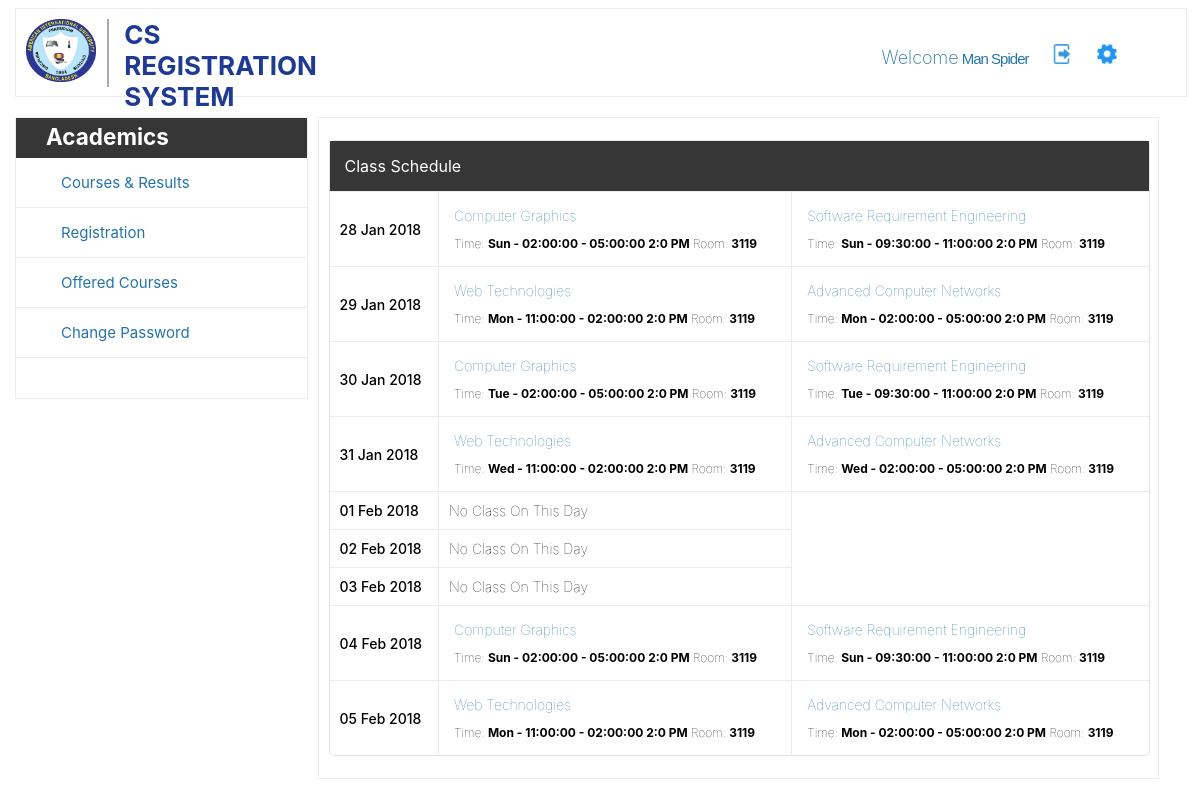
The page /app/controllers/student.php (signed in) on the database its author committed.
### tables this page shows
CREATE TABLE `courses_schedules` (
  `id` int(11) NOT NULL,
  `day_one` varchar(20) NOT NULL,
  `day_one_schedule` varchar(20) NOT NULL,
  `day_two` varchar(20) NOT NULL,
  `day_two_schedule` varchar(20) NOT NULL,
  `course_id` varchar(20) NOT NULL,
  `section` varchar(2) NOT NULL
);

CREATE TABLE `courses` (
  `id` int(11) NOT NULL,
  `course_id` varchar(10) NOT NULL,
  `title` varchar(100) NOT NULL,
  `prerequisite` varchar(50) DEFAULT 'NIL',
  `credit` varchar(5) NOT NULL
);

### app/controllers/student.php (called while the page is built, shortened)
<?php session_start();
require '../../data/student_data_access.php';
$start   = new DateTime();
$end     = new DateTime();
$start   = $start->modify( '0 days' );
$end     = $end->modify( '+8 days' );
$interval = new DateInterval('P1D');
$daterange = new DatePeriod($start, $interval ,$end);
$data = getClassRoutine($_SESSION['organizational_id']);
require '../views/student.view.php';

### data/data_access.php (called while the page is built, shortened)
<?php
$host="127.0.0.1";
$user="root";
$pass="";
$dbname="webtech_project";
$port=3306;
function executeSql($sql)
{
    global $host, $user, $pass, $dbname, $port;
    $conn = mysqli_connect($host, $user, $pass, $dbname, $port);
    $result = mysqli_query($conn, $sql);
    return $result;
}

### data/student_data_access.php (called while the page is built, shortened)
<?php
require 'data_access.php';
function getClassRoutine($userId)
{
	$sql = "SELECT title, day_one, day_one_schedule, day_two, day_two_schedule, courses_schedules.id AS course_schedule_id
			FROM courses, courses_schedules, students_courses
			WHERE courses.course_id = courses_schedules.course_id
			AND students_courses.course_schedule_id = courses_schedules.id
			AND students_courses.student_id = '$userId'";
	return executeSql($sql);
}

### app/views/student.view.php (the view, shortened to what this page needs)
<?php include 'partials/header.php'; ?>
        <div class="container">
            <?php include 'partials/nav.php'; ?>
            <?php include 'partials/sidebar.php'; ?>
            <div class="main">
                <div class="class-routine">
                    <table>
                        <tr>
                            <th class="table-title" colspan="4">Class Schedule</th>
                        </tr>
                        <?php foreach($daterange as $date) : ?>
                            <tr>
                            <?php if ( $date->format("d M Y") == date("d M Y") && ($date->format("D") == "Thu" || $date->format("D") == "Fri" || $date->format("D") == "Sat") ) : ?>
                                <th>Today</th>
                                <td>No Class On This Day</td>
                            <?php elseif( (int)$date->format("d") == (int)date("d") + 1 && ($date->format("D") == "Thu" || $date->format("D") == "Fri" || $date->format("D") == "Sat") ) : ?>
                                <th>Tomorrow</th>
                                <td>No Class On This Day</td>
                            <?php elseif( ($date->format("D") == "Thu" || $date->format("D") == "Fri" || $date->format("D") == "Sat") ) : ?>
                                <th><?= $date->format("d M Y"); ?></th>
                                <td>No Class On This Day</td>
                            <?php else: ?>
                                <th><?= $date->format("d M Y"); ?></th>
                                <?php foreach ($data as $row) : ?>
                                        <?php if($date->format("D") == $row['day_two'] || $date->format("D") == $row['day_one']) : ?>
                                        <td>
                                            <li><a href="course.php?course_schedule_id=<?= $row['course_schedule_id'];?>"><?= $row['title']; ?></a></li>
                                            <li><span>Time: <strong><?= $date->format("D"); ?> - <?= explode(' ', $row['day_one_schedule'])[0]; ?> - <?= explode(' ', $row['day_one_schedule'])[1]; ?> 2:0 PM</strong> Room: <strong>3119</strong></span></li>
                                        <?php endif;?>
                                <?php endforeach; ?>
                            <?php endif; ?>
                            </tr>
                        <?php endforeach; ?>
                    </table>
                </div>
            </div>
        </div>
<?php include 'partials/footer.php'; ?>

### app/views/partials/header.php (shortened to what this page needs)
<!DOCTYPE html>
<html>
    <head>
        <link rel="stylesheet" href="/webtech-project/public/css/style.css">
    </head>
    <body>

### app/views/partials/nav.php
<div class="header">
    <div class="banner">
        <div class="logo">
            <a href="<?= lcfirst($_SESSION['role']);?>.php"><img src="/webtech-project/public/resources/aiub.png" alt="aiub" style="width:70px;height:63px;"></a>
        </div>
        <div class="seperator"></div>
        <div class="p-title">
            <h1 class="h-title">CS Registration System</h1>
        </div>
    </div>
    <div class="nav">
        <form method="post">
            <ul>
                <li>
                    Welcome<a href="../../app/controllers/profile.php"> <?= $_SESSION['last_name'] ." ". $_SESSION['first_name']; ?></a>
                </li>
                <li>
                    <a href="../../app/controllers/logout.php"><img src="/webtech-project/public/resources/logout.png" alt="logout"></a>
                </li>
                <li>
                    <a href="../../app/controllers/change-password.php"><img src="/webtech-project/public/resources/settings.png" alt="settings"></a>
                </li>
            </ul>
        </form>
    </div>
</div>

### app/views/partials/sidebar.php
<div class="side-panel">
    <div class="sec-1">
        <div class="side-panel-title">
            <h2>Academics</h2>
        </div>
        <div class="side-panel-control">
            <form method="post">
                <ul>
                    <li><a href="../../app/controllers/courses-and-results.php">Courses &amp; Results</a></li>
                    <li><a href="../../app/controllers/registration-notification.php">Registration</a></li>
                    <li><a href="../../app/controllers/offered-courses.php">Offered Courses</a></li>
                    <li><a href="../../app/controllers/change-password.php">Change Password</a></li>
                </ul>
            </form>
        </div>
    </div>
</div>

### app/views/partials/footer.php
</body>
</html>

### public/css/style.css (style rules this page uses)
body { font-family: -apple-system, BlinkMacSystemFont, "Segoe UI", "Roboto", "Oxygen", "Ubuntu", "Cantarell", "Fira Sans", "Droid Sans", "Helvetica Neue", sans-serif; text-shadow: 1px 1px 1px rgba(0,0,0,0.004); text-rendering: optimizeLegibility !important; -webkit-font-smoothing: antialiased !important; }
h1, h2, h3, h4, h5, h6 { -webkit-margin-before: 0; -webkit-margin-after: 0; -moz-margin-before: 0; -moz-margin-after: 0; margin-top: 0; }
form ul { -webkit-margin-before: 0; -webkit-margin-after: 0; -moz-margin-before: 0; -moz-margin-after: 0; margin-top: 0; }
a { color: #2574A9; text-decoration: none; }
ul { display: block; list-style-type: disc; -webkit-margin-before: 0; -webkit-margin-after: 0; -webkit-margin-start: 0px; -webkit-margin-end: 0px; -webkit-padding-start: 0px; -moz-margin-before: 0; -moz-margin-after: 0; -moz-margin-start: 0px; -webkit-margin-end: 0px; -moz-padding-start: 0px; }
ul li { list-style: none; }
td li { list-style: none; }
table { border-collapse: collapse; font-size: 14px; width: inherit; }
table th, td { border: 1px solid #ececec; padding: 10px 10px; text-align: left; }
table th { font-weight: 500; }
table td { font-weight: 100; }
.table-title { height: 30px; text-align: left; padding-left: 15px; font-size: 16px; font-weight: normal; color: #fff; background: #363636; }
.class-routine table:last-child { border-style: hidden; }
.container { width: 1170px; margin: auto; }
.header { width: 100%; height: 87px; border: 1px solid #ececec; }
.banner { width: 30%; height: inherit; float: left; }
.seperator { width: 2px; height: 68px; background: #A9A9A9; float: left; margin-top: 10px; }
.logo { width: 26%; height: inherit; float: left; }
.p-title { width: 65%; height: inherit; float: left; padding-top: 10px; padding-left: 15px; }
.h-title { font-size: 26px; font-weight: bolder; color: #1F3A93; text-transform: uppercase; }
.logo img { padding-top: 10px; padding-left: 10px; }
.nav { width: 32%; height: inherit; float: right; }
.nav ul { padding-top: 25px; margin-left: 70px; }
.nav ul li { margin: 0; padding: 0; display: inline; color: #2574A9; font-size: 18px; font-weight: 200; }
.nav a { text-decoration: none; font-family: "SourceSansProExtraLight",Helvetica,Arial,sans-serif; font-size: 15px; font-weight: normal; letter-spacing: -1px; }
.nav ul li img { width: 20px; height: 20px; padding-top: 10px; padding-left: 20px; }
.side-panel { font-size: 15px; font-style: normal; width: 25%; height: 668px; background: #fff; float: left; margin-top: 20px; margin-right: 10px; }
.side-panel .sec-1 { height: 280px; border: 1px solid #ececec; }
.side-panel-title { width: 100%; height: 40px; background: #363636 ; color: #fff; }
.side-panel-title h2 { padding-left: 30px; padding-top: 5px; }
.side-panel-control ul li a { margin-left: 30px; }
.side-panel-control ul li { padding: 15px ; border-bottom: 1px solid #ececec; }
.main { width: 70%; float: left; margin-top: 20px; border: 1px solid #ececec; padding: 10px; }
.main:after { clear: both; height: 0; width: 100%; content: ''; display: block; }
.class-routine { width: 100%; margin: 12px auto; border: .5px solid #e3e3e3; border-radius: 5px; }
.class-routine li { padding: 5px; }
.class-routine li span { font-size: 12px; }
html { overflow: scroll; overflow-x: hidden; }

### rows shown on the page
courses_schedules: courses.title "Computer Graphics", format "Sun", day_one_schedule "02:00:00", day_one_schedule "05:00:00", format "Tue"
courses_schedules: courses.title "Software Requirement Engineering", format "Sun", day_one_schedule "09:30:00", day_one_schedule "11:00:00", format "Tue"
courses_schedules: courses.title "Web Technologies", format "Mon", day_one_schedule "11:00:00", day_one_schedule "02:00:00", format "Wed"
courses_schedules: courses.title "Advanced Computer Networks", format "Mon", day_one_schedule "02:00:00", day_one_schedule "05:00:00", format "Wed"

### other values the page prints
$_SESSION['last_name'] "Man"
$_SESSION['first_name'] "Spider"
$date->format("d M Y") "28 Jan 2018"
$date->format("d M Y") "29 Jan 2018"
$date->format("d M Y") "30 Jan 2018"
$date->format("d M Y") "31 Jan 2018"
$date->format("d M Y") "01 Feb 2018"
$date->format("d M Y") "02 Feb 2018"
$date->format("d M Y") "03 Feb 2018"
$date->format("d M Y") "04 Feb 2018"
$date->format("d M Y") "05 Feb 2018"
